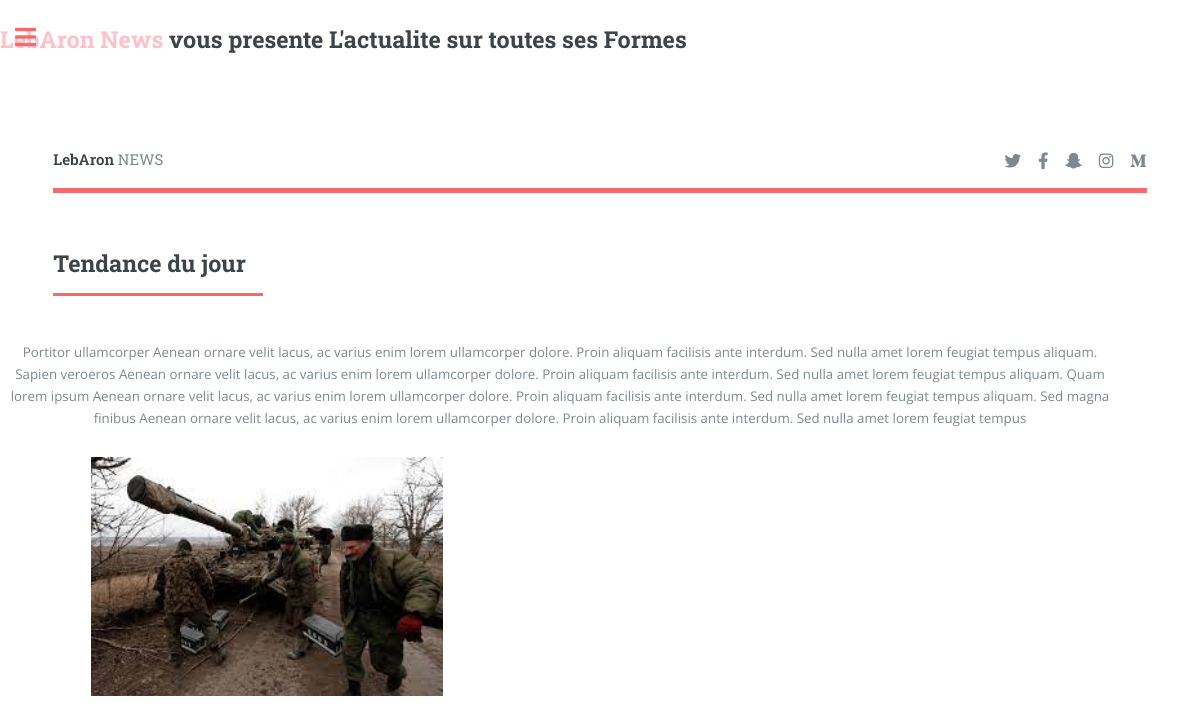
The page /read/3 on the database its author committed.
### newsapk/models.py (models this page shows, shortened)
class Article(models.Model):
    titre = models.CharField(max_length=200)
    slogan = models.CharField(max_length=200)
    texte =models.TextField()
    photo = models.FileField()
    class Meta:
        verbose_name=('Articles')
        verbose_name_plural =('Articles')

### newsapk/views.py (the view)
# urls.py: path('read/<int:pk>',views.produitDetailView.as_view(), name='read'),
class produitDetailView(DetailView):
    model = Article
    template_name = 'read.html'

### newsapk/templates/read.html (shortened to what this page needs)
{% extends 'index.html' %}
    {% block product %}
    <form method='POST' enctype='multipart/form-data'>
      <center> <p  style="width:95%;"> {{object.texte}}</p></center>
       <p><img src='{{object.photo.url}}' style="width:30%;margin-left:10%;"></p>
       </form>
	{%  endblock %}

### rows shown on the page
Article: texte "Portitor ullamcorper Aenean ornare velit lacus, ac varius enim lorem ullamcorper dolore. Proin aliquam facilisis ante interdum. Sed nulla amet lorem feugiat tempus aliquam. Sapien veroeros Aenean ornare velit lacus, ac varius enim lorem ullamcorper dolore. Proin aliquam facilisis ante interdum. Sed nulla amet lorem feugiat tempus aliquam. Quam lorem ipsum Aenean ornare velit lacus, ac varius enim lorem ullamcorper dolore. Proin aliquam facilisis ante interdum. Sed nulla amet lorem feugiat tempus aliquam. Sed magna finibus Aenean ornare velit lacus, ac varius enim lorem ullamcorper dolore. Proin aliquam facilisis ante interdum. Sed nulla amet lorem feugiat tempus", photo (picture)
